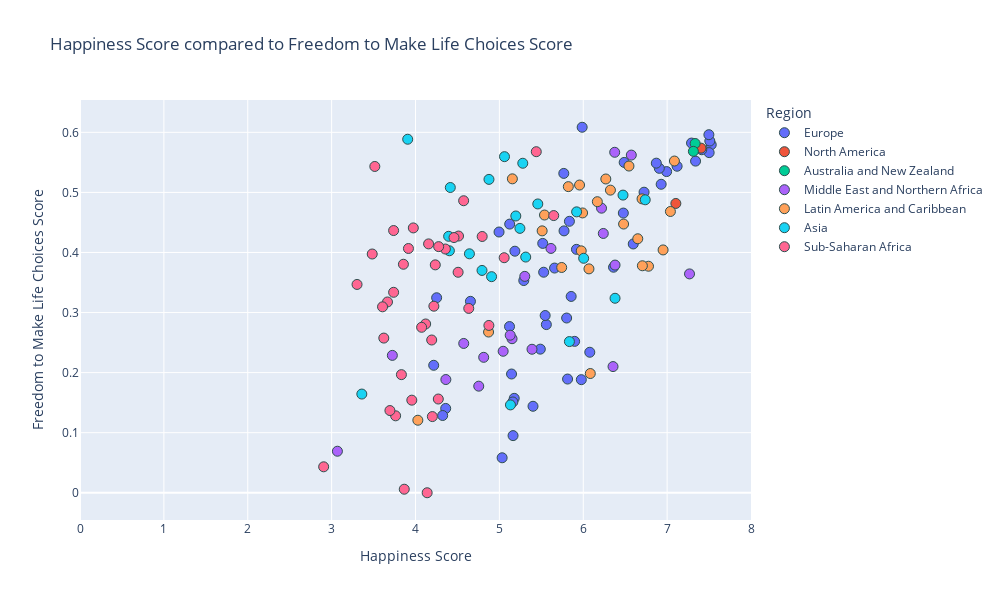

Notebook source saved alongside this figure:
### Code cell
#happiness score vs freedom to make life choices

#establish x and y values
x_values = csv_2016_restructured["Score"]
y_values = csv_2016_restructured["Freedom to make life choices"]

#px.scatter
fig = px.scatter(csv_2016_restructured, x_values, y_values, color="Region", hover_name="Country",
                range_x=[0,8], title="Happiness Score compared to Freedom to Make Life Choices Score",
                width= 1000, height =600) # use trendline="ols" to see all lin reg equations

#set axes labels
fig.update_xaxes(title_text='Happiness Score')
fig.update_yaxes(title_text='Freedom to Make Life Choices Score')


#formatting
#marker size and colors
fig.update_traces(marker=dict(size=10,
                              line=dict(width=1, 
                                        color='DarkSlateGrey')))

#linear regression
#use linregress from dependencies to inplement linear regression
(slope, intercept, rvalue, pvalue, stderr) = linregress(x_values, y_values)
regress_values = x_values * slope + intercept

#print out all variables calculated above (rvalue, pvalue...)
print(f"slope:{round(slope, 2)}")
print(f"intercept:{round(intercept,2)}")
res = sts.linregress(x_values, y_values)
print(f"R-squared: {res.rvalue**2:.4f}")


#print out line eq for reference
line_eq = (f"y={round(slope, 2)}x + {round(intercept, 2)}")
print(line_eq)

fig.show()

### Figure 1 — Plotly figure (JSON) as saved in the notebook; plotly's stock layout.template omitted (floating-point values rounded to 4 significant figures)
{"data": [{"hovertemplate": "<b>%{hovertext}</b><br><br>Region=Europe<br>Score=%{x}<br>Freedom to make life choices=%{y}<extra></extra>", "hovertext": ["Denmark", "Switzerland", "Iceland", "Norway", "Finland", "Netherlands", "Sweden", "Austria", "Germany", "Belgium", "Ireland", "Luxembourg", "United Kingdom", "Czech Republic", "Malta", "France", "Spain", "Slovakia", "Uzbekistan", "Italy", "Kazakhstan", "Moldova", "Russia", "Poland", "Lithuania", "Belarus", "North Cyprus", "Slovenia", "Turkmenistan", "Latvia", "Cyprus", "Romania", "Estonia", "Croatia", "Kosovo", "Azerbaijan", "Kyrgyzstan", "Serbia", "Bosnia and Herzegovina", "Montenegro", "Hungary", "Portugal", "Macedonia", "Greece", "Tajikistan", "Albania", "Armenia", "Ukraine", "Georgia", "Bulgaria"], "legendgroup": "Europe", "marker": {"color": "#636efa", "line": {"color": "DarkSlateGrey", "width": 1}, "size": 10, "symbol": "circle"}, "mode": "markers", "name": "Europe", "orientation": "v", "showlegend": true, "type": "scatter", "x": [7.526, 7.509, 7.501, 7.498, 7.413, 7.339, 7.291, 7.119, 6.994, 6.929, 6.907, 6.871, 6.725, 6.596, 6.488, 6.478, 6.361, 6.078, 5.987, 5.977, 5.919, 5.897, 5.856, 5.835, 5.813, 5.802, 5.771, 5.768, 5.658, 5.56, 5.546, 5.528, 5.517, 5.488, 5.401, 5.291, 5.185, 5.177, 5.163, 5.161, 5.145, 5.123, 5.121, 5.033, 4.996, 4.655, 4.36, 4.324, 4.252, 4.217], "xaxis": "x", "y": [0.5794, 0.5856, 0.5662, 0.5961, 0.571, 0.5521, 0.5822, 0.5435, 0.5347, 0.5135, 0.5401, 0.5487, 0.5004, 0.4142, 0.5499, 0.4656, 0.3755, 0.2339, 0.6085, 0.1883, 0.4052, 0.252, 0.3268, 0.4519, 0.1893, 0.2909, 0.436, 0.5316, 0.3741, 0.28, 0.2951, 0.3671, 0.4151, 0.2391, 0.144, 0.3533, 0.4021, 0.1572, 0.09511, 0.1511, 0.1977, 0.4473, 0.2767, 0.05822, 0.4341, 0.3187, 0.1404, 0.1286, 0.3246, 0.2122], "yaxis": "y"}, {"hovertemplate": "<b>%{hovertext}</b><br><br>Region=North America<br>Score=%{x}<br>Freedom to make life choices=%{y}<extra></extra>", "hovertext": ["Canada", "United States"], "legendgroup": "North America", "marker": {"color": "#EF553B", "line": {"color": "DarkSlateGrey", "width": 1}, "size": 10, "symbol": "circle"}, "mode": "markers", "name": "North America", "orientation": "v", "showlegend": true, "type": "scatter", "x": [7.404, 7.104], "xaxis": "x", "y": [0.5737, 0.4816], "yaxis": "y"}, {"hovertemplate": "<b>%{hovertext}</b><br><br>Region=Australia and New Zealand<br>Score=%{x}<br>Freedom to make life choices=%{y}<extra></extra>", "hovertext": ["New Zealand", "Australia"], "legendgroup": "Australia and New Zealand", "marker": {"color": "#00cc96", "line": {"color": "DarkSlateGrey", "width": 1}, "size": 10, "symbol": "circle"}, "mode": "markers", "name": "Australia and New Zealand", "orientation": "v", "showlegend": true, "type": "scatter", "x": [7.334, 7.313], "xaxis": "x", "y": [0.5815, 0.5684], "yaxis": "y"}, {"hovertemplate": "<b>%{hovertext}</b><br><br>Region=Middle East and Northern Africa<br>Score=%{x}<br>Freedom to make life choices=%{y}<extra></extra>", "hovertext": ["Israel", "United Arab Emirates", "Saudi Arabia", "Qatar", "Algeria", "Kuwait", "Bahrain", "Libya", "Turkey", "Jordan", "Morocco", "Lebanon", "Tunisia", "Iran", "Palestinian Territories", "Iraq", "Egypt", "Yemen", "Syria"], "legendgroup": "Middle East and Northern Africa", "marker": {"color": "#ab63fa", "line": {"color": "DarkSlateGrey", "width": 1}, "size": 10, "symbol": "circle"}, "mode": "markers", "name": "Middle East and Northern Africa", "orientation": "v", "showlegend": true, "type": "scatter", "x": [7.267, 6.573, 6.379, 6.375, 6.355, 6.239, 6.218, 5.615, 5.389, 5.303, 5.151, 5.129, 5.045, 4.813, 4.754, 4.575, 4.362, 3.724, 3.069], "xaxis": "x", "y": [0.3643, 0.5622, 0.379, 0.5668, 0.2101, 0.4317, 0.4738, 0.4067, 0.2389, 0.3602, 0.2565, 0.2623, 0.2355, 0.2254, 0.1774, 0.2486, 0.1885, 0.2287, 0.06912], "yaxis": "y"}, {"hovertemplate": "<b>%{hovertext}</b><br><br>Region=Latin America and Caribbean<br>Score=%{x}<br>Freedom to make life choices=%{y}<extra></extra>", "hovertext": ["Costa Rica", "Puerto Rico", "Brazil", "Mexico", "Chile", "Panama", "Argentina", "Uruguay", "Colombia", "Guatemala", "Suriname", "Trinidad and Tobago", "Venezuela", "El Salvador", "Nicaragua", "Ecuador", "Belize", "Bolivia", "Peru", "Paraguay", "Jamaica", "Dominican Republic", "Honduras", "Haiti"], "legendgroup": "Latin America and Caribbean", "marker": {"color": "#FFA15A", "line": {"color": "DarkSlateGrey", "width": 1}, "size": 10, "symbol": "circle"}, "mode": "markers", "name": "Latin America and Caribbean", "orientation": "v", "showlegend": true, "type": "scatter", "x": [7.087, 7.039, 6.952, 6.778, 6.705, 6.701, 6.65, 6.545, 6.481, 6.324, 6.269, 6.168, 6.084, 6.068, 5.992, 5.976, 5.956, 5.822, 5.743, 5.538, 5.51, 5.155, 4.871, 4.028], "xaxis": "x", "y": [0.5523, 0.4682, 0.4042, 0.3771, 0.3779, 0.4893, 0.4228, 0.5439, 0.4474, 0.5038, 0.5223, 0.4845, 0.1985, 0.3727, 0.4658, 0.4027, 0.5123, 0.5096, 0.375, 0.4623, 0.436, 0.5226, 0.2676, 0.1207], "yaxis": "y"}, {"hovertemplate": "<b>%{hovertext}</b><br><br>Region=Asia<br>Score=%{x}<br>Freedom to make life choices=%{y}<extra></extra>", "hovertext": ["Singapore", "Thailand", "Taiwan", "Malaysia", "Japan", "South Korea", "Hong Kong", "Indonesia", "Philippines", "China", "Bhutan", "Pakistan", "Vietnam", "Mongolia", "Laos", "Nepal", "Bangladesh", "Sri Lanka", "India", "Myanmar", "Cambodia", "Afghanistan"], "legendgroup": "Asia", "marker": {"color": "#19d3f3", "line": {"color": "DarkSlateGrey", "width": 1}, "size": 10, "symbol": "circle"}, "mode": "markers", "name": "Asia", "orientation": "v", "showlegend": true, "type": "scatter", "x": [6.739, 6.474, 6.379, 6.005, 5.921, 5.835, 5.458, 5.314, 5.279, 5.245, 5.196, 5.132, 5.061, 4.907, 4.876, 4.793, 4.643, 4.415, 4.404, 4.395, 3.907, 3.36], "xaxis": "x", "y": [0.4877, 0.4955, 0.3238, 0.3903, 0.4676, 0.2517, 0.4808, 0.3924, 0.5485, 0.4401, 0.4607, 0.1462, 0.5595, 0.3597, 0.5217, 0.3701, 0.3978, 0.5082, 0.4028, 0.4269, 0.5885, 0.1643], "yaxis": "y"}, {"hovertemplate": "<b>%{hovertext}</b><br><br>Region=Sub-Saharan Africa<br>Score=%{x}<br>Freedom to make life choices=%{y}<extra></extra>", "hovertext": ["Mauritius", "Somalia", "Somaliland Region", "Nigeria", "Zambia", "Sierra Leone", "Namibia", "Cameroon", "Ethiopia", "South Africa", "Kenya", "Ghana", "Congo (Kinshasa)", "Congo (Brazzaville)", "Senegal", "Mauritania", "Zimbabwe", "Malawi", "Sudan", "Gabon", "Mali", "Botswana", "Comoros", "Ivory Coast", "Angola", "Niger", "South Sudan", "Chad", "Burkina Faso", "Uganda", "Madagascar", "Tanzania", "Liberia", "Guinea", "Rwanda", "Benin", "Togo", "Burundi"], "legendgroup": "Sub-Saharan Africa", "marker": {"color": "#FF6692", "line": {"color": "DarkSlateGrey", "width": 1}, "size": 10, "symbol": "circle"}, "mode": "markers", "name": "Sub-Saharan Africa", "orientation": "v", "showlegend": true, "type": "scatter", "x": [5.648, 5.44, 5.057, 4.875, 4.795, 4.635, 4.574, 4.513, 4.508, 4.459, 4.356, 4.276, 4.272, 4.236, 4.219, 4.201, 4.193, 4.156, 4.139, 4.121, 4.073, 3.974, 3.956, 3.916, 3.866, 3.856, 3.832, 3.763, 3.739, 3.739, 3.695, 3.666, 3.622, 3.607, 3.515, 3.484, 3.303, 2.905], "xaxis": "x", "y": [0.4615, 0.5678, 0.3913, 0.2785, 0.4266, 0.3069, 0.4861, 0.4274, 0.367, 0.4248, 0.4058, 0.4097, 0.156, 0.3794, 0.3106, 0.1268, 0.2543, 0.4143, 0, 0.281, 0.2754, 0.4409, 0.1541, 0.4066, 0.00589, 0.3804, 0.1966, 0.1281, 0.3337, 0.4365, 0.1368, 0.3176, 0.2575, 0.3095, 0.5432, 0.3975, 0.3468, 0.0432], "yaxis": "y"}], "layout": {"height": 600, "legend": {"title": {"text": "Region"}, "tracegroupgap": 0}, "title": {"text": "Happiness Score compared to Freedom to Make Life Choices Score"}, "width": 1000, "xaxis": {"anchor": "y", "domain": [0, 1], "range": [0, 8], "title": {"text": "Happiness Score"}}, "yaxis": {"anchor": "x", "domain": [0, 1], "title": {"text": "Freedom to Make Life Choices Score"}}}}
